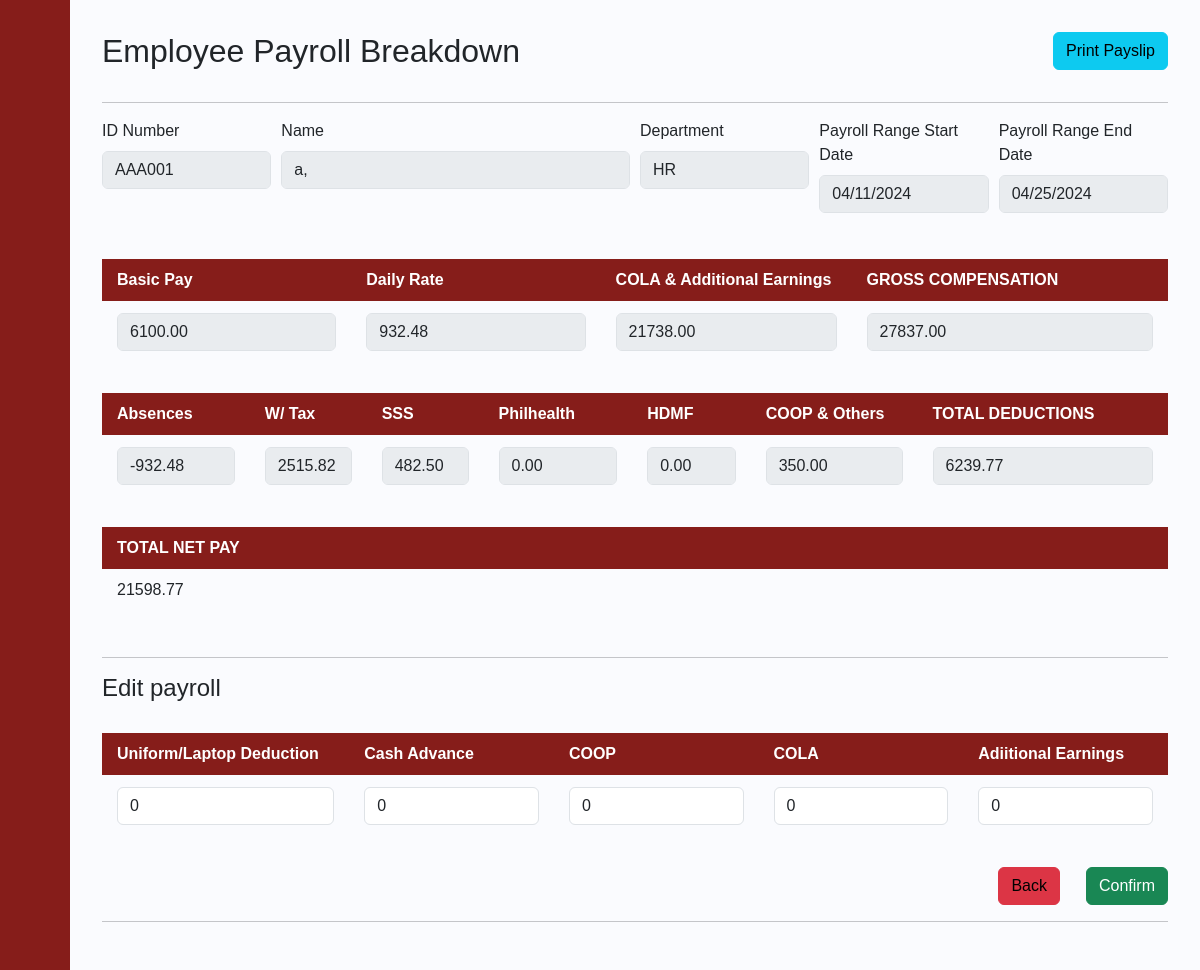
Before: /payroll_breakdown/1/1/ with the older database file.
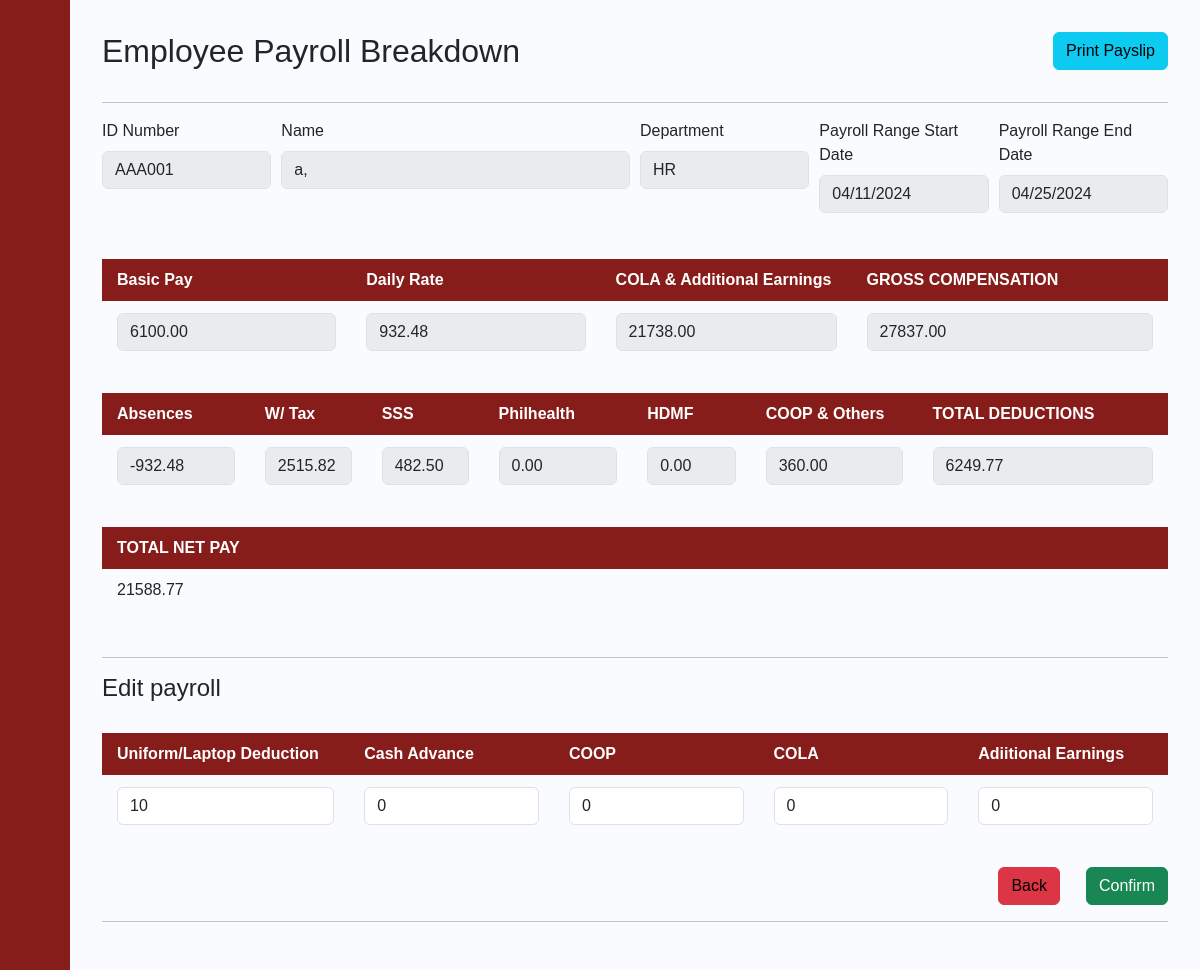
After: the same page with the newer database file.
### payrollapp/models.py (models this page shows, shortened)
class Payslip_Transaction(models.Model):
    Transaction_ID = models.IntegerField(primary_key=True)
    Date_Distributed = models.DateField(blank=True, null=True)
    Start_Date = models.DateField(blank=True, null=True)
    End_Date = models.DateField(blank=True, null=True)
    Net_Pay = models.FloatField()
    Total_Deductions = models.FloatField()
    Absence_Deductions = models.FloatField()
    OT = models.FloatField()
    NightShift = models.FloatField()
    Holiday_Comp = models.FloatField()
    Employee_ID = models.ForeignKey(Employee, on_delete=models.CASCADE)
    SSS_Rate_ID = models.FloatField()
    PhilHealth_Rate_ID = models.FloatField()
    HDMF_Rate_ID = models.FloatField()
    WTAX_Rate_ID = models.FloatField()
    HMO_Rate_ID = models.FloatField()
    ULDeductions_Rate_ID = models.ForeignKey(UNIFORMLAPTOPDEDUCTIONS, on_delete=models.CASCADE)
    CA_Rate_ID = models.ForeignKey(CA, on_delete=models.CASCADE)
    COOP_Rate_ID = models.ForeignKey(COOP, on_delete=models.CASCADE)
    COLA_Rate_ID = models.ForeignKey(COLA, on_delete=models.CASCADE)
    AddtlEarning_Rate_ID = models.ForeignKey(ADDITIONAL_EARNINGS, on_delete=models.CASCADE)

class UNIFORMLAPTOPDEDUCTIONS(models.Model):
    ULDeductions_ID = models.IntegerField(primary_key=True)
    Type = models.CharField(max_length=255)
    ULDeductions_Amount = models.IntegerField()

class CA(models.Model):
    CA_ID = models.IntegerField(primary_key=True)
    CA_Amount = models.IntegerField()

class COOP(models.Model):
    COOP_ID = models.IntegerField(primary_key=True)
    COOP_Amount = models.IntegerField()

class Employee(models.Model):
    Last_name = models.CharField(max_length=50)
    First_name = models.CharField(max_length=50)
    Middle_name = models.CharField(max_length=50, blank=True, null=True)
    id_number = models.CharField(max_length=6, primary_key=True)
    Status  = models.CharField(max_length=255)
    Department  = models.CharField(max_length=255)
    Role   = models.CharField(max_length=255)
    Join_Date = models.DateField(blank=True, null=True)
    Phone_Number = models.CharField(max_length=255)
    Email = models.CharField(max_length=255)
    BankNumber = models.CharField(max_length=255)
    Salary   = models.FloatField()
    Vacation_Leaves = models.IntegerField()
    Sick_Leaves = models.IntegerField()

class ADDITIONAL_EARNINGS(models.Model):
    AddtlEarning_ID = models.IntegerField(primary_key=True)
    Type = models.CharField(max_length=255)
    ADD_EARNINGS = models.IntegerField()

class COLA(models.Model):
    COLA_ID = models.IntegerField(primary_key=True)
    COLA_Amount = models.IntegerField()

### payrollapp/views.py (the view, shortened to what this page needs)
# urls.py: path('payroll_breakdown/<int:UID>/<str:TID>/', views.payroll_breakdown, name='payroll_breakdown'),
def payroll_breakdown(request, UID, TID):
    user = get_object_or_404(USER_ACCOUNT, pk=UID)
    payrolls =  get_object_or_404(Payslip_Transaction, Transaction_ID=TID)#Swap to Payroll ID later
    employee = payrolls.Employee_ID
    name = employee.Last_name+', '+employee.First_name+' '+employee.Middle_name
    start = payrolls.Start_Date.strftime('%Y-%m-%d')
    end = payrolls.End_Date.strftime('%Y-%m-%d')
    return render(request, 'payrollapp/payroll_breakdown.html', {'user':user , 'payrolls':payrolls, 'name':name, 'start':start, 'end':end})

### payrollapp/templates/payrollapp/payroll_breakdown.html (shortened to what the changed rows need)
{% extends 'payrollapp/base.html' %}
{% load mathfilters %}
{% load static %}
{% block content %}
<div class="content">
    <div class="form-row">
        <h2 class="form-group col-md-6" >Employee Payroll Breakdown </h2>
    </div>
    <div class="form-row">
        <div class="form-group col-md-2">
            <label for="inputID">ID Number</label>
            <input type="text" class="form-control" id="inputID" value={{payrolls.Employee_ID.id_number}} readonly>
        </div>
        <div class="form-group col-md-2">
            <label for="inputDept">Department</label>
            <input type="text" class="form-control" id="inputDept" value={{payrolls.Employee_ID.Department}} readonly>
        </div>
    </div>
    <div style="overflow-x:auto;">
        <table id="posts">
            <thead>
                <tr>
                    <th style="width:10%">Basic Pay</th>
                    <th style="width:10%"> Daily Rate</th>
                    <th style="width:10%">COLA & Additional Earnings</th>
                    <th style="width:11%">GROSS COMPENSATION</th>
                </tr>
            </thead>
            <tbody>
                <tr>
                    <td>
                        <input type="float" class="form-control" id="mth_yr" value={{payrolls.Employee_ID.Salary|div:2|floatformat:2}} min='0'step='0.01' readonly required>
                    </td>
                    <td>
                        <input type="float" class="form-control" id="mth_yr" value={{payrolls.Employee_ID.Salary|mul:2|mul:12|div:314|floatformat:2}}  min='0'step='0.01' readonly required>
                    </td>
                    <td>
                        <input type="float" class="form-control" id="mth_yr" value={{payrolls.NightShift|add:payrolls.OT|add:payrolls.AddtlEarning_Rate_ID.ADD_EARNINGS|add:payrolls.COLA_Rate_ID.COLA_Amount|add:payrolls.Holiday_Comp|floatformat:2}} min='0'step='0.01' readonly>
                    </td>
                    <td>
                        <input type="float" class="form-control" id="mth_yr" value="{{payrolls.Net_Pay|add:payrolls.Total_Deductions|floatformat:2}}"  min='0'step='0.01' readonly required>
                    </td>
                </tr>
            </tbody>
        </table>
        <table id="posts">
            <thead>
                <tr>
                    <th style="width:7%">Absences</th>
                    <th style="width:7%"> W/ Tax</th>
                    <th style="width:7%">SSS</th>
                    <th style="width:7%">Philhealth</th>
                    <th style="width:7%">HDMF</th>
                    <th style="width:10%">COOP & Others</th>
                    <th style="width:15%">TOTAL DEDUCTIONS</th>
                </tr>
            </thead>
            <tbody>
                <tr>
                    <td>
                        <input type="float" class="form-control" id="mth_yr" value={{payrolls.Absence_Deductions|floatformat:2}} min='0'step='0.01' readonly required>
                    </td>
                    <td>
                        <input type="float" class="form-control" id="mth_yr" value={{payrolls.WTAX_Rate_ID|floatformat:2}} min='0'step='0.01' readonly required>
                    </td>
                    <td>
                            <input type="float" class="form-control" id="mth_yr" value={{payrolls.SSS_Rate_ID|floatformat:2}} min='0'step='0.01' readonly required>
                    </td>
                    <td>
                        <input type="float" class="form-control" id="mth_yr" value={{payrolls.PhilHealth_Rate_ID|floatformat:2}} min='0'step='0.01' readonly required>
                    </td>
                    <td>
                        <input type="float" class="form-control" id="mth_yr" value={{payrolls.HDMF_Rate_ID|floatformat:2}} min='0'step='0.01' readonly required>
                    </td>
                    <td>
                        <input type="float" class="form-control" id="mth_yr" value={{payrolls.HMO_Rate_ID|add:payrolls.ULDeductions_Rate_ID.ULDeductions_Amount|add:payrolls.CA_Rate_ID.CA_Amount|add:payrolls.COOP_Rate_ID.COOP_Amount|floatformat:2}} min='0'step='0.01' readonly required>
                    </td>
                    <td>
                        <input type="float" class="form-control" id="mth_yr" value={{payrolls.Total_Deductions|floatformat:2}} min='0'step='0.01' readonly required>
                    </td>
                </tr>
            </tbody>
        </table>
        <table id="posts">
            <thead>
                <tr>
                    <th style="width:10%">TOTAL NET PAY</th>
                </tr>
            </thead>
            <tbody>
                <tr>
                    <td>
                        {{payrolls.Net_Pay|floatformat:2}}
                    </td>
                </tr>
            </tbody>
        </table>
    </div>
    <form method="POST" action="#">{% csrf_token %}
        <table id="posts">
            <thead>
                <tr>
                    <th style="width:10%">Uniform/Laptop Deduction</th>
                    <th style="width:10%">Cash Advance</th>
                    <th style="width:10%">COOP</th>
                    <th style="width:10%">COLA</th>
                    <th style="width:10%">Adiitional Earnings</th>
                </tr>
            </thead>
            <tbody>
                <tr>
                    <td>
                         <input type="number" class="form-control" id="uld" name="uld"  min='0' step='0.1' required value={{payrolls.ULDeductions_Rate_ID.ULDeductions_Amount}} >
                    </td>
                    <td>
                         <input type="number" class="form-control" id="ca" name="ca"  min='0' step='0.1' required value={{payrolls.CA_Rate_ID.CA_Amount}}>
                    </td>
                    <td>
                         <input type="number" class="form-control" id="coop" name="coop"  min='0' step='0.1' required value={{payrolls.COOP_Rate_ID.COOP_Amount}}>
                    </td>
                    <td>
                         <input type="number" class="form-control" id="cola" name="cola"  min='0' step='0.1' required value={{payrolls.COLA_Rate_ID.COLA_Amount}}>
                    </td>
                    <td>
                         <input type="number" class="form-control" id="adde" name="adde"  min='0' step='0.1' required value={{payrolls.AddtlEarning_Rate_ID.ADD_EARNINGS}}>
                    </td>
                </tr>
            </tbody>
        </table>
    </form>
{% endblock %}

Changed rows visible on the page:
changed Payslip_Transaction "AAA001": HMO_Rate_ID|add "350.00" → "360.00"; Total_Deductions "6239.77" → "6249.77"; Net_Pay "21598.77" → "21588.77"; uld "0" → "10"
